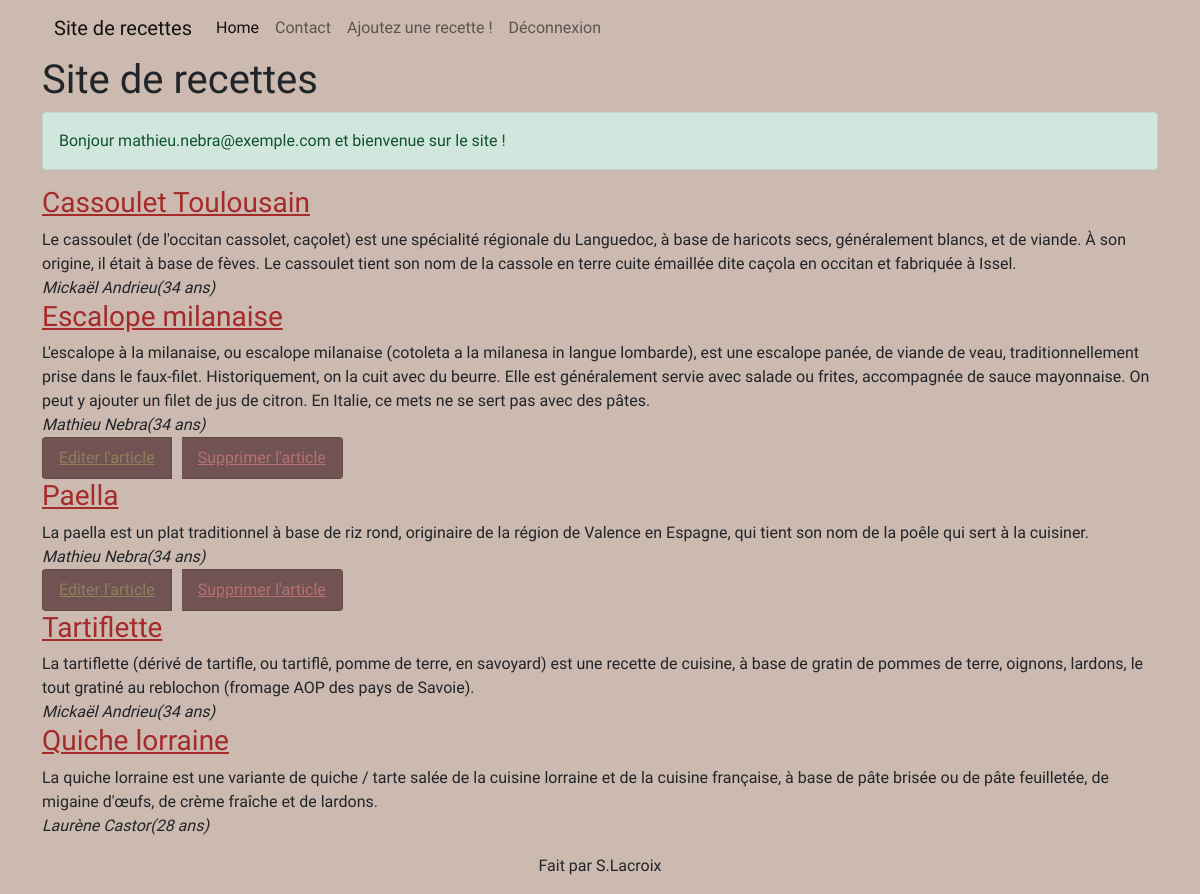
Page /index.php (signed in) on the committed database.
### tables this page shows
CREATE TABLE `recipes` (
  `recipe_id` int NOT NULL AUTO_INCREMENT,
  `title` varchar(128) NOT NULL,
  `recipe` text NOT NULL,
  `is_enabled` tinyint(1) NOT NULL,
  `author` varchar(512) NOT NULL,
  PRIMARY KEY (`recipe_id`)
);

CREATE TABLE `users` (
  `user_id` int NOT NULL AUTO_INCREMENT,
  `full_name` varchar(64) NOT NULL,
  `email` varchar(512) NOT NULL,
  `password` varchar(512) NOT NULL,
  `age` int NOT NULL,
  PRIMARY KEY (`user_id`)
);

### variables.php (called while the page is built)
<?php
$usersStatement=$mysqlClient->prepare('SELECT * FROM users');
$usersStatement->execute();
$users =$usersStatement->fetchAll();
$recipesStatement=$mysqlClient->prepare('SELECT * FROM recipes');
$recipesStatement->execute();
$recipes = $recipesStatement->fetchAll();
?>

### functions.php (called while the page is built, shortened)
<?php
function displayAuthor(string $authorEmail, array $users): string
{
    foreach ($users as $user) {
        if ($authorEmail === $user['email']) {
            return $user['full_name'] . '(' . $user['age'] . ' ans)';
        }
    }
    return 'Auteur inconnu';
}
function isValidRecipe(array $recipe): bool
{
    if (array_key_exists('is_enabled', $recipe)) {
        $isEnabled = $recipe['is_enabled'];
    } else {
        $isEnabled = false;
    }
    return $isEnabled;
}
function getRecipes(array $recipes): array
{
    $valid_recipes = [];
    foreach ($recipes as $recipe) {
        if (isValidRecipe($recipe)) {
            $valid_recipes[] = $recipe;
        }
    }
    return $valid_recipes;
}

### index.php (the view, shortened to what this page needs)
<?php
require_once(__DIR__ . '/databaseconnect.php');
require_once(__DIR__ . '/variables.php');
require_once(__DIR__ . '/functions.php');
?>
<!DOCTYPE html>
<html>
<head>
    <link
            href="https://cdn.jsdelivr.net/npm/bootstrap@5.0.2/dist/css/bootstrap.min.css"
            rel="stylesheet"
    >
    <link rel="stylesheet" href="./style.css">
</head>
<body class="d-flex flex-column min-vh-100">
    <div class="container">
        <?php require_once(__DIR__ . '/header.php'); ?>
        <h1>Site de recettes</h1>
        <?php require_once(__DIR__ . '/login.php'); ?>
        <?php if(isset($_SESSION['LOGGED_USER'])):?>
            <?php foreach (getRecipes($recipes) as $recipe) : ?>
                <article>
                    <h3><a href="read_recipe.php?id=<?php echo($recipe['recipe_id']); ?>"><?php echo($recipe['title']); ?></a></h3>
                    <div><?php echo $recipe['recipe']; ?></div>
                    <i><?php echo displayAuthor($recipe['author'], $users); ?></i>
                    <?php if (isset($_SESSION['LOGGED_USER']) && $recipe['author'] === $_SESSION['LOGGED_USER']['email']) : ?>
                        <ul class="list-group list-group-horizontal">
                            <li class="list-group-item"><a class="bouton-editer" href="recipes_update.php?id=<?php echo($recipe['recipe_id']); ?>">Editer l'article</a></li>
                            <li class="list-group-item"><a class="bouton-supprimer" href="recipes_delete.php?id=<?php echo($recipe['recipe_id']); ?>">Supprimer l'article</a></li>
                        </ul>
                    <?php endif; ?>
                </article>
            <?php endforeach ?>
        <?php endif;?>
    </div>
    <?php require_once(__DIR__ . '/footer.php'); ?>
</body>
</html>

### header.php (shortened to what this page needs)
<nav class="navbar navbar-expand-lg navbar-light">
    <div class="container-fluid">
        <a class="navbar-brand" href="index.php">Site de recettes</a>
        <div class="collapse navbar-collapse" id="navbarSupportedContent">
            <ul class="navbar-nav me-auto mb-2 mb-lg-0">
                <li class="nav-item">
                    <a class="nav-link active" aria-current="page" href="index.php">Home</a>
                </li>
                <li class="nav-item">
                    <a class="nav-link" href="contact.php">Contact</a>
                </li>
                <?php if (isset($_SESSION['LOGGED_USER'])) : ?>
                    <li class="nav-item">
                        <a class="nav-link" href="recipes_create.php">Ajoutez une recette !</a>
                    </li>
                    <li class="nav-item">
                        <a class="nav-link" href="logout.php">Déconnexion</a>
                    </li>
                <?php else :?>
                    <li class="nav-item">
                        <a class="nav-link" href="new_user.php">créer un compte</a>
                    </li>
                <?php endif; ?>
            </ul>
        </div>
    </div>
</nav>

### login.php
<?php if (!isset($_SESSION['LOGGED_USER'])) : ?>
    <form action="submit_login.php" method="POST">
        <?php if (isset($_SESSION['LOGIN_ERROR_MESSAGE'])) : ?>
            <div class="alert alert-danger" role="alert">
                <?php echo $_SESSION['LOGIN_ERROR_MESSAGE'];
                unset($_SESSION['LOGIN_ERROR_MESSAGE']); ?>
            </div>
        <?php endif; ?>
        <div class="mb-3">
            <label for="email" class="form-label">Email</label>
            <input type="email" class="form-control" id="email" name="email" aria-describedby="email-help" placeholder="you@exemple.com">
            <div id="email-help" class="form-text">L'email utilisé lors de la création de compte.</div>
        </div>
        <div class="mb-3">
            <label for="password" class="form-label">Mot de passe</label>
            <input type="password" class="form-control" id="password" name="password">
        </div>
        <button type="submit" class="btn btn-primary">Envoyer</button>
    </form>
<?php else : ?>
    <div class="alert alert-success" role="alert">
        Bonjour <?php echo $_SESSION['LOGGED_USER']['email']; ?> et bienvenue sur le site !
    </div>
<?php endif; ?>

### footer.php
<footer class="bg-light text-center text-lg-start mt-auto">
  <div class="text-center p-3">
    Fait par S.Lacroix
  </div>
</footer>

### style.css (style rules this page uses)
body { background-color: rgb(204, 185, 175); font-family: 'Shadows Into Light', cursive; }
div { background-color: rgb(204, 185, 175); }
nav { background-color: rgb(204, 185, 175); }
a { color: brown; }
.bouton-editer { color: rgb(143, 127, 92); }
.bouton-supprimer { color: rgb(182, 112, 112); }
.list-group-item { background-color: rgb(114, 83, 83); margin-right: 10px; }

### rows in the picture
recipes: title "Cassoulet Toulousain", recipe "Le cassoulet (de l'occitan cassolet, caçolet) est une spécialité régionale du Languedoc, à base de haricots secs, généralement blancs, et de viande. À son origine, il était à base de fèves. Le cassoulet tient son nom de la cassole en terre cuite émaillée dite caçola en occitan et fabriquée à Issel.", author.age "Mickaël Andrieu(34 ans)"
recipes: title "Escalope milanaise", recipe "L'escalope à la milanaise, ou escalope milanaise (cotoleta a la milanesa in langue lombarde), est une escalope panée, de viande de veau, traditionnellement prise dans le faux-filet. Historiquement, on la cuit avec du beurre. Elle est généralement servie avec salade ou frites, accompagnée de sauce mayonnaise. On peut y ajouter un filet de jus de citron. En Italie, ce mets ne se sert pas avec des pâtes.", author.age "Mathieu Nebra(34 ans)"
recipes: title "Paella", recipe "La paella est un plat traditionnel à base de riz rond, originaire de la région de Valence en Espagne, qui tient son nom de la poêle qui sert à la cuisiner.", author.age "Mathieu Nebra(34 ans)"
recipes: title "Tartiflette", recipe "La tartiflette (dérivé de tartifle, ou tartiflê, pomme de terre, en savoyard) est une recette de cuisine, à base de gratin de pommes de terre, oignons, lardons, le tout gratiné au reblochon (fromage AOP des pays de Savoie).", author.age "Mickaël Andrieu(34 ans)"
recipes: title "Quiche lorraine", recipe "La quiche lorraine est une variante de quiche / tarte salée de la cuisine lorraine et de la cuisine française, à base de pâte brisée ou de pâte feuilletée, de migaine d'œufs, de crème fraîche et de lardons.", author.age "Laurène Castor(28 ans)"

### other values in the picture
$_SESSION['LOGGED_USER']['email'] "mathieu.nebra@exemple.com"
